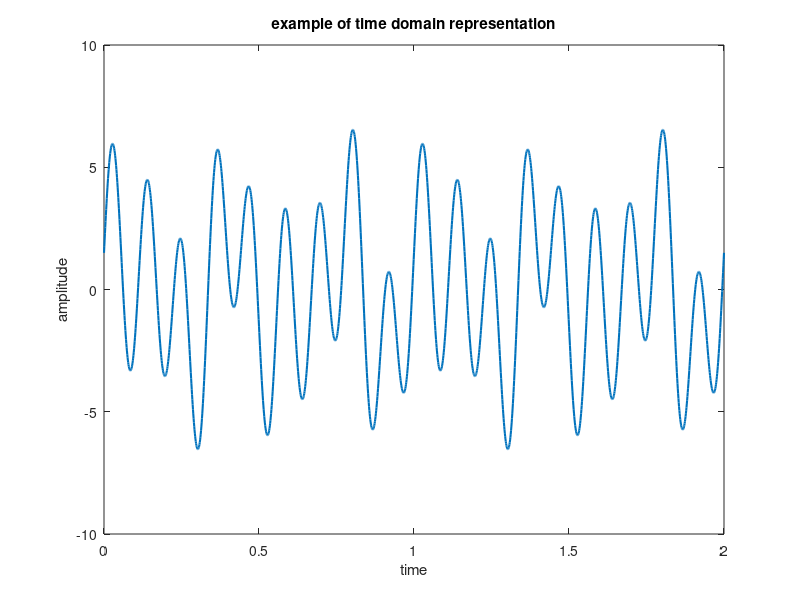
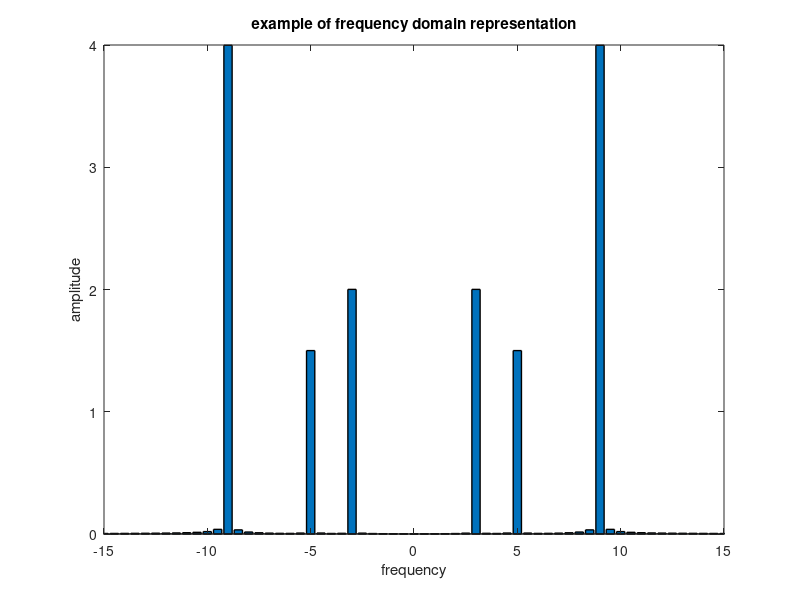

The MATLAB script that drew these images, in order:
%Example of time domain to frequency domain conversion 

clc;
clear all;
close all;

fs = 1000; %sampling frequency
t = 0:1/fs:2; % time array
x1 = 2*sin(2*pi*3*t);
x2 = 1.5*cos(2*pi*5*t);
x3 = 4*sin(2*pi*9*t);
x = x1 + x2 + x3;
% this is in time time domain
% it has three frequency components.
% the frequency components are 3 Hz, 5 Hz, and 9 Hz

figure
plot(t,x,'linewidth',1.5)
xlabel('time')
ylabel('amplitude')
title('example of time domain representation')

% we will do frequency conversion below
fx = abs(fftshift(fft(x)))/(length(x)/2); % freq domain representation
freq = linspace(-fs/2, fs/2, length(x));

figure
bar(freq, fx,'linewidth',1)
xlim([-15 +15])
xlabel('frequency')
ylabel('amplitude')
title('example of frequency domain representation')